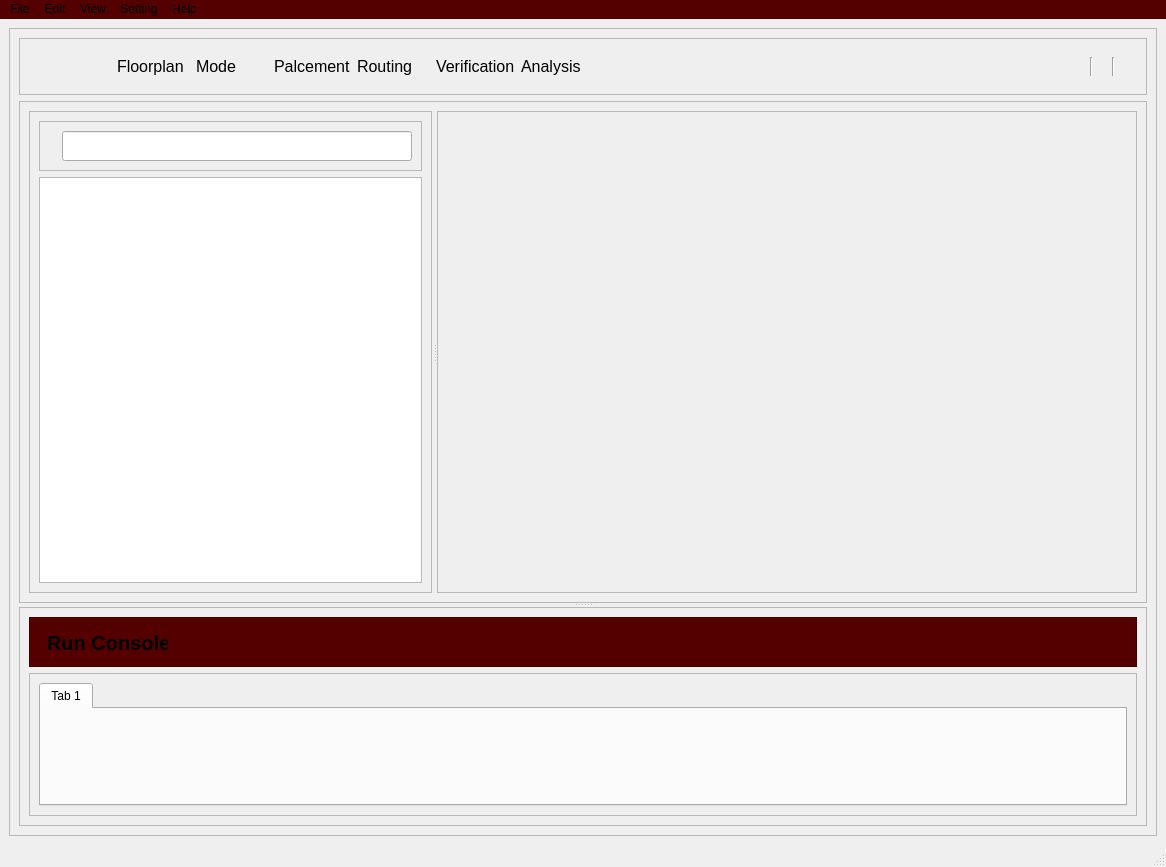
<?xml version="1.0" encoding="UTF-8"?>
<ui version="4.0">
 <class>MainWindow</class>
 <widget class="QMainWindow" name="MainWindow">
  <property name="geometry">
   <rect>
    <x>0</x>
    <y>0</y>
    <width>1166</width>
    <height>867</height>
   </rect>
  </property>
  <property name="windowTitle">
   <string>MainWindow</string>
  </property>
  <widget class="QWidget" name="centralwidget">
   <layout class="QVBoxLayout" name="verticalLayout_7">
    <item>
     <widget class="QFrame" name="frame">
      <property name="frameShape">
       <enum>QFrame::Shape::StyledPanel</enum>
      </property>
      <property name="frameShadow">
       <enum>QFrame::Shadow::Raised</enum>
      </property>
      <layout class="QVBoxLayout" name="verticalLayout_5">
       <item>
        <widget class="QFrame" name="frame_2">
         <property name="sizePolicy">
          <sizepolicy hsizetype="Preferred" vsizetype="Fixed">
           <horstretch>0</horstretch>
           <verstretch>0</verstretch>
          </sizepolicy>
         </property>
         <property name="minimumSize">
          <size>
           <width>0</width>
           <height>50</height>
          </size>
         </property>
         <property name="frameShape">
          <enum>QFrame::Shape::StyledPanel</enum>
         </property>
         <property name="frameShadow">
          <enum>QFrame::Shadow::Raised</enum>
         </property>
         <layout class="QHBoxLayout" name="horizontalLayout_7" stretch="5,4,0">
          <item>
           <widget class="QFrame" name="frame_8">
            <property name="frameShape">
             <enum>QFrame::Shape::NoFrame</enum>
            </property>
            <property name="frameShadow">
             <enum>QFrame::Shadow::Raised</enum>
            </property>
            <property name="lineWidth">
             <number>1</number>
            </property>
            <layout class="QHBoxLayout" name="horizontalLayout_3">
             <item>
              <widget class="QLabel" name="topLogoIconeLabel">
               <property name="text">
                <string/>
               </property>
              </widget>
             </item>
             <item>
              <widget class="QLabel" name="label_2">
               <property name="font">
                <font>
                 <pointsize>12</pointsize>
                </font>
               </property>
               <property name="text">
                <string>Floorplan</string>
               </property>
              </widget>
             </item>
             <item>
              <widget class="QLabel" name="label">
               <property name="font">
                <font>
                 <pointsize>12</pointsize>
                 <bold>false</bold>
                </font>
               </property>
               <property name="text">
                <string>Mode</string>
               </property>
              </widget>
             </item>
             <item>
              <widget class="QLabel" name="label_3">
               <property name="font">
                <font>
                 <pointsize>12</pointsize>
                </font>
               </property>
               <property name="text">
                <string>Palcement</string>
               </property>
              </widget>
             </item>
             <item>
              <widget class="QLabel" name="label_4">
               <property name="font">
                <font>
                 <pointsize>12</pointsize>
                </font>
               </property>
               <property name="text">
                <string>Routing</string>
               </property>
              </widget>
             </item>
             <item>
              <widget class="QLabel" name="label_5">
               <property name="font">
                <font>
                 <pointsize>12</pointsize>
                </font>
               </property>
               <property name="text">
                <string>Verification</string>
               </property>
              </widget>
             </item>
             <item>
              <widget class="QLabel" name="label_6">
               <property name="font">
                <font>
                 <pointsize>12</pointsize>
                </font>
               </property>
               <property name="text">
                <string>Analysis</string>
               </property>
              </widget>
             </item>
            </layout>
           </widget>
          </item>
          <item>
           <spacer name="horizontalSpacer">
            <property name="orientation">
             <enum>Qt::Orientation::Horizontal</enum>
            </property>
            <property name="sizeType">
             <enum>QSizePolicy::Policy::Preferred</enum>
            </property>
            <property name="sizeHint" stdset="0">
             <size>
              <width>0</width>
              <height>20</height>
             </size>
            </property>
           </spacer>
          </item>
          <item>
           <widget class="QFrame" name="frame_3">
            <property name="sizePolicy">
             <sizepolicy hsizetype="Fixed" vsizetype="Preferred">
              <horstretch>0</horstretch>
              <verstretch>0</verstretch>
             </sizepolicy>
            </property>
            <property name="minimumSize">
             <size>
              <width>0</width>
              <height>0</height>
             </size>
            </property>
            <property name="frameShape">
             <enum>QFrame::Shape::NoFrame</enum>
            </property>
            <property name="frameShadow">
             <enum>QFrame::Shadow::Raised</enum>
            </property>
            <property name="lineWidth">
             <number>0</number>
            </property>
            <layout class="QHBoxLayout" name="horizontalLayout_4">
             <item>
              <widget class="QLabel" name="nextLabel">
               <property name="text">
                <string/>
               </property>
              </widget>
             </item>
             <item>
              <widget class="Line" name="line">
               <property name="orientation">
                <enum>Qt::Orientation::Vertical</enum>
               </property>
              </widget>
             </item>
             <item>
              <widget class="QLabel" name="pouseLabel">
               <property name="text">
                <string/>
               </property>
              </widget>
             </item>
             <item>
              <widget class="Line" name="line_2">
               <property name="orientation">
                <enum>Qt::Orientation::Vertical</enum>
               </property>
              </widget>
             </item>
             <item>
              <widget class="QLabel" name="stopLabel">
               <property name="text">
                <string/>
               </property>
              </widget>
             </item>
            </layout>
           </widget>
          </item>
         </layout>
        </widget>
       </item>
       <item>
        <widget class="QFrame" name="frame_6">
         <property name="frameShape">
          <enum>QFrame::Shape::NoFrame</enum>
         </property>
         <property name="frameShadow">
          <enum>QFrame::Shadow::Raised</enum>
         </property>
         <layout class="QVBoxLayout" name="verticalLayout_3">
          <property name="spacing">
           <number>6</number>
          </property>
          <property name="leftMargin">
           <number>0</number>
          </property>
          <property name="topMargin">
           <number>0</number>
          </property>
          <property name="rightMargin">
           <number>0</number>
          </property>
          <property name="bottomMargin">
           <number>0</number>
          </property>
          <item>
           <widget class="QSplitter" name="splitter_2">
            <property name="orientation">
             <enum>Qt::Orientation::Vertical</enum>
            </property>
            <widget class="QFrame" name="frame_4">
             <property name="minimumSize">
              <size>
               <width>0</width>
               <height>500</height>
              </size>
             </property>
             <property name="frameShape">
              <enum>QFrame::Shape::StyledPanel</enum>
             </property>
             <property name="frameShadow">
              <enum>QFrame::Shadow::Raised</enum>
             </property>
             <layout class="QHBoxLayout" name="horizontalLayout_5" stretch="0">
              <item>
               <widget class="QSplitter" name="splitter">
                <property name="orientation">
                 <enum>Qt::Orientation::Horizontal</enum>
                </property>
                <property name="handleWidth">
                 <number>5</number>
                </property>
                <widget class="QFrame" name="frame_5">
                 <property name="minimumSize">
                  <size>
                   <width>100</width>
                   <height>0</height>
                  </size>
                 </property>
                 <property name="frameShape">
                  <enum>QFrame::Shape::StyledPanel</enum>
                 </property>
                 <property name="frameShadow">
                  <enum>QFrame::Shadow::Raised</enum>
                 </property>
                 <layout class="QVBoxLayout" name="verticalLayout_2" stretch="0,0">
                  <item>
                   <widget class="QFrame" name="frame_13">
                    <property name="minimumSize">
                     <size>
                      <width>0</width>
                      <height>50</height>
                     </size>
                    </property>
                    <property name="frameShape">
                     <enum>QFrame::Shape::StyledPanel</enum>
                    </property>
                    <property name="frameShadow">
                     <enum>QFrame::Shadow::Raised</enum>
                    </property>
                    <layout class="QHBoxLayout" name="horizontalLayout_8">
                     <item>
                      <widget class="QLabel" name="searchLabel">
                       <property name="text">
                        <string/>
                       </property>
                      </widget>
                     </item>
                     <item>
                      <widget class="QLineEdit" name="lineEdit">
                       <property name="minimumSize">
                        <size>
                         <width>0</width>
                         <height>30</height>
                        </size>
                       </property>
                      </widget>
                     </item>
                    </layout>
                   </widget>
                  </item>
                  <item>
                   <widget class="QListWidget" name="listWidget">
                    <property name="font">
                     <font>
                      <pointsize>12</pointsize>
                     </font>
                    </property>
                    <property name="dragEnabled">
                     <bool>true</bool>
                    </property>
                    <property name="dragDropMode">
                     <enum>QAbstractItemView::DragDropMode::DragOnly</enum>
                    </property>
                    <property name="defaultDropAction">
                     <enum>Qt::DropAction::CopyAction</enum>
                    </property>
                   </widget>
                  </item>
                 </layout>
                </widget>
                <widget class="QFrame" name="graphicViewFrame">
                 <property name="minimumSize">
                  <size>
                   <width>700</width>
                   <height>0</height>
                  </size>
                 </property>
                 <property name="acceptDrops">
                  <bool>false</bool>
                 </property>
                 <property name="frameShape">
                  <enum>QFrame::Shape::StyledPanel</enum>
                 </property>
                 <property name="frameShadow">
                  <enum>QFrame::Shadow::Raised</enum>
                 </property>
                 <layout class="QVBoxLayout" name="verticalLayout"/>
                </widget>
               </widget>
              </item>
             </layout>
            </widget>
            <widget class="QFrame" name="frame_9">
             <property name="minimumSize">
              <size>
               <width>0</width>
               <height>0</height>
              </size>
             </property>
             <property name="frameShape">
              <enum>QFrame::Shape::StyledPanel</enum>
             </property>
             <property name="frameShadow">
              <enum>QFrame::Shadow::Raised</enum>
             </property>
             <layout class="QVBoxLayout" name="verticalLayout_6">
              <item>
               <widget class="QFrame" name="frame_12">
                <property name="minimumSize">
                 <size>
                  <width>0</width>
                  <height>50</height>
                 </size>
                </property>
                <property name="styleSheet">
                 <string notr="true">background-color: rgb(85, 0, 0);
</string>
                </property>
                <property name="frameShape">
                 <enum>QFrame::Shape::StyledPanel</enum>
                </property>
                <property name="frameShadow">
                 <enum>QFrame::Shadow::Raised</enum>
                </property>
                <widget class="QLabel" name="label_7">
                 <property name="geometry">
                  <rect>
                   <x>18</x>
                   <y>5</y>
                   <width>121</width>
                   <height>41</height>
                  </rect>
                 </property>
                 <property name="font">
                  <font>
                   <pointsize>15</pointsize>
                   <bold>true</bold>
                  </font>
                 </property>
                 <property name="text">
                  <string>Run Console</string>
                 </property>
                </widget>
               </widget>
              </item>
              <item>
               <layout class="QHBoxLayout" name="horizontalLayout_2">
                <item>
                 <widget class="QFrame" name="frame_10">
                  <property name="frameShape">
                   <enum>QFrame::Shape::StyledPanel</enum>
                  </property>
                  <property name="frameShadow">
                   <enum>QFrame::Shadow::Raised</enum>
                  </property>
                  <layout class="QVBoxLayout" name="verticalLayout_4">
                   <item>
                    <widget class="QTabWidget" name="terminalTabWidget">
                     <property name="currentIndex">
                      <number>0</number>
                     </property>
                     <widget class="QWidget" name="tab_3">
                      <attribute name="title">
                       <string>Tab 1</string>
                      </attribute>
                     </widget>
                    </widget>
                   </item>
                  </layout>
                 </widget>
                </item>
               </layout>
              </item>
             </layout>
            </widget>
           </widget>
          </item>
         </layout>
        </widget>
       </item>
      </layout>
     </widget>
    </item>
   </layout>
  </widget>
  <widget class="QMenuBar" name="menubar">
   <property name="geometry">
    <rect>
     <x>0</x>
     <y>0</y>
     <width>1166</width>
     <height>21</height>
    </rect>
   </property>
   <property name="toolTipDuration">
    <number>-7</number>
   </property>
   <property name="autoFillBackground">
    <bool>false</bool>
   </property>
   <property name="styleSheet">
    <string notr="true">background-color: rgb(85, 0, 0);
</string>
   </property>
   <widget class="QMenu" name="menuFile">
    <property name="title">
     <string>File</string>
    </property>
    <addaction name="actionOpen_File"/>
    <addaction name="actionExit"/>
    <addaction name="actionopen_Dir"/>
   </widget>
   <widget class="QMenu" name="menuEdit">
    <property name="title">
     <string>Edit</string>
    </property>
   </widget>
   <widget class="QMenu" name="menuView">
    <property name="title">
     <string>View</string>
    </property>
   </widget>
   <widget class="QMenu" name="menuSetting">
    <property name="title">
     <string>Setting</string>
    </property>
   </widget>
   <widget class="QMenu" name="menuHelp">
    <property name="title">
     <string>Help</string>
    </property>
   </widget>
   <addaction name="menuFile"/>
   <addaction name="menuEdit"/>
   <addaction name="menuView"/>
   <addaction name="menuSetting"/>
   <addaction name="menuHelp"/>
  </widget>
  <widget class="QStatusBar" name="statusbar"/>
  <action name="actionOpen_File">
   <property name="icon">
    <iconset resource="rcs.qrc">
     <normaloff>:/imgs/imgsAndFiles/word.png</normaloff>:/imgs/imgsAndFiles/word.png</iconset>
   </property>
   <property name="text">
    <string>Open File</string>
   </property>
   <property name="shortcut">
    <string>Ctrl+O</string>
   </property>
  </action>
  <action name="actionExit">
   <property name="icon">
    <iconset resource="rcs.qrc">
     <normaloff>:/imgs/imgsAndFiles/button.png</normaloff>:/imgs/imgsAndFiles/button.png</iconset>
   </property>
   <property name="text">
    <string>Exit</string>
   </property>
   <property name="shortcut">
    <string>Ctrl+X</string>
   </property>
  </action>
  <action name="actionopen_Dir">
   <property name="icon">
    <iconset resource="rcs.qrc">
     <normaloff>:/imgs/imgsAndFiles/folder.png</normaloff>:/imgs/imgsAndFiles/folder.png</iconset>
   </property>
   <property name="text">
    <string>open Dir</string>
   </property>
  </action>
 </widget>
 <resources>
  <include location="rcs.qrc"/>
 </resources>
 <connections/>
</ui>
